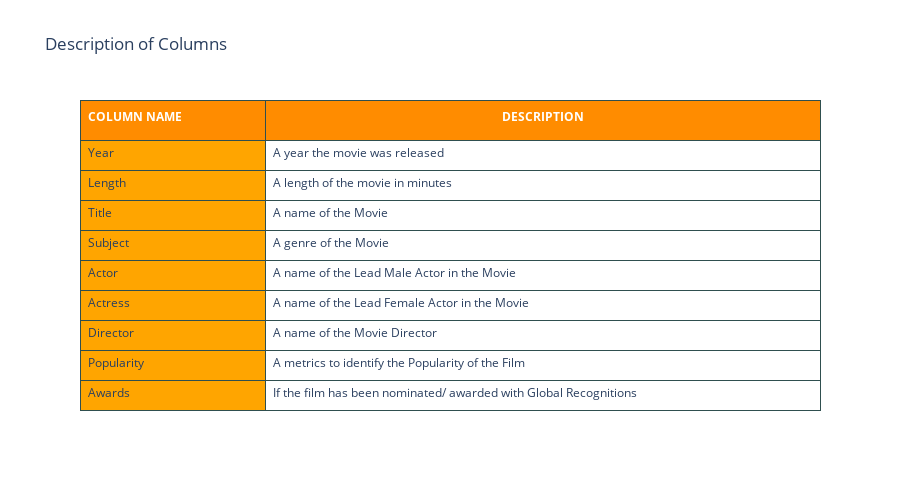

Here is the notebook cell this chart was saved with:
### Markdown cell above
<a id='part2'></a>
## 2. Description of Columns

### Code cell
values = [
  ['Year', 
   'Length', 
   'Title',
   'Subject',
   'Actor',
   'Actress',
   'Director',
   'Popularity',
   'Awards'
  ],  #1st col
  ["A year the movie was released", 
   "A length of the movie in minutes",
   "A name of the Movie",  
   "A genre of the Movie",
   "A name of the Lead Male Actor in the Movie",
   "A name of the Lead Female Actor in the Movie",
   "A name of the Movie Director",
   "A metrics to identify the Popularity of the Film",
   "If the film has been nominated/ awarded with Global Recognitions"
  ] #2nd col
] 

layout = go.Layout(title="Description of Columns", 
                   height=500, 
                   legend=dict(x=1.1, y=1.3)
                  )

fig = go.Figure(data=[go.Table(
  columnwidth = [200,600],
  header = dict(
    values = [['<b>COLUMN NAME</b>'],
              ['<b>DESCRIPTION</b>']
             ],
    line_color='darkslategray',
    fill_color='darkorange',
    align=['left','center'],
    font=dict(color='white', size=12),
    height=40
  ),
  cells=dict(
    values=values,
    line_color='darkslategray',
    fill=dict(color=['orange', 'white']),
    align=['left', 'left'],
    font_size=12,
    height=30)
    )
], layout = layout)
pio.write_image(fig, "images/image1.png")
fig.show()

### Figure 1 — Plotly figure (JSON) as saved in the notebook; plotly's stock layout.template omitted (floating-point values rounded to 4 significant figures)
{"data": [{"cells": {"align": ["left", "left"], "fill": {"color": ["orange", "white"]}, "font": {"size": 12}, "height": 30, "line": {"color": "darkslategray"}, "values": [["Year", "Length", "Title", "Subject", "Actor", "Actress", "Director", "Popularity", "Awards"], ["A year the movie was released", "A length of the movie in minutes", "A name of the Movie", "A genre of the Movie", "A name of the Lead Male Actor in the Movie", "A name of the Lead Female Actor in the Movie", "A name of the Movie Director", "A metrics to identify the Popularity of the Film", "If the film has been nominated/ awarded with Global Recognitions"]]}, "columnwidth": [200, 600], "header": {"align": ["left", "center"], "fill": {"color": "darkorange"}, "font": {"color": "white", "size": 12}, "height": 40, "line": {"color": "darkslategray"}, "values": [["<b>COLUMN NAME</b>"], ["<b>DESCRIPTION</b>"]]}, "type": "table"}], "layout": {"height": 500, "legend": {"x": 1.1, "y": 1.3}, "title": {"text": "Description of Columns"}}}
